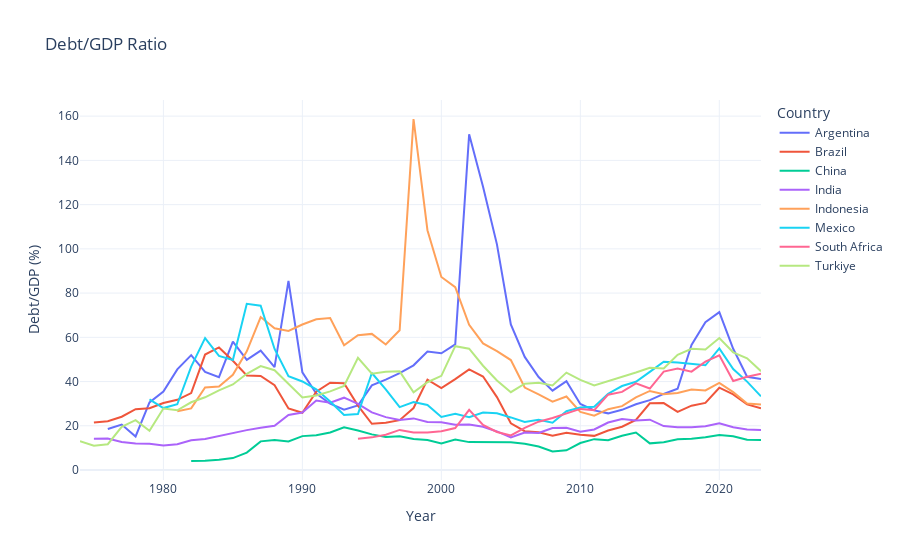

This figure's notebook cell:
### Markdown cell above
Argentina has the highest and most variable debt burden, often exceeding 100%. Countries like Turkey, Indonesia, and Mexico have intermediate ratios. Meanwhile, China, India, Brazil, and South Africa exhibit lower and more stable debt/GDP ratios, with China having the lowest, indicating relatively small debt compared to the size of its economy.

### Code cell
fig = px.line(
    df_final,
    x='Year',
    y='Debt_to_GDP_Ratio',
    color='Country', 
    title='Debt/GDP Ratio',
    labels={
        "Debt_to_GDP_Ratio": "Debt/GDP (%)"
    },
    template='plotly_white'
)

fig.show()

### Figure 1 — Plotly figure (JSON) as saved in the notebook; plotly's stock layout.template omitted (floating-point values rounded to 4 significant figures)
{"data": [{"hovertemplate": "Country=Argentina<br>Year=%{x}<br>Debt/GDP (%)=%{y}<extra></extra>", "legendgroup": "Argentina", "line": {"color": "#636efa", "dash": "solid"}, "marker": {"symbol": "circle"}, "mode": "lines", "name": "Argentina", "orientation": "v", "showlegend": true, "type": "scatter", "x": [1976, 1977, 1978, 1979, 1980, 1981, 1982, 1983, 1984, 1985, 1986, 1987, 1988, 1989, 1990, 1991, 1992, 1993, 1994, 1995, 1996, 1997, 1998, 1999, 2000, 2001, 2002, 2003, 2004, 2005, 2006, 2007, 2008, 2009, 2010, 2011, 2012, 2013, 2014, 2015, 2016, 2017, 2018, 2019, 2020, 2021, 2022, 2023], "xaxis": "x", "y": [18.57, 20.56, 15.17, 30.58, 35.5, 45.51, 51.94, 44.34, 41.96, 58.03, 49.77, 53.97, 46.51, 85.53, 44.2, 34.62, 29.99, 27.32, 29.17, 38.28, 40.84, 43.79, 47.33, 53.58, 52.8, 56.81, 151.8, 128.1, 102.0, 65.81, 51.14, 42.02, 35.89, 40.15, 29.89, 26.95, 25.62, 27.21, 29.71, 31.61, 34.39, 36.77, 56.54, 66.86, 71.41, 54.83, 42.18, 41.2], "yaxis": "y"}, {"hovertemplate": "Country=Brazil<br>Year=%{x}<br>Debt/GDP (%)=%{y}<extra></extra>", "legendgroup": "Brazil", "line": {"color": "#EF553B", "dash": "solid"}, "marker": {"symbol": "circle"}, "mode": "lines", "name": "Brazil", "orientation": "v", "showlegend": true, "type": "scatter", "x": [1975, 1976, 1977, 1978, 1979, 1980, 1981, 1982, 1983, 1984, 1985, 1986, 1987, 1988, 1989, 1990, 1991, 1992, 1993, 1994, 1995, 1996, 1997, 1998, 1999, 2000, 2001, 2002, 2003, 2004, 2005, 2006, 2007, 2008, 2009, 2010, 2011, 2012, 2013, 2014, 2015, 2016, 2017, 2018, 2019, 2020, 2021, 2022, 2023], "xaxis": "x", "y": [21.5, 22.07, 24.1, 27.48, 27.92, 30.32, 31.75, 34.8, 52.21, 55.41, 49.4, 42.75, 42.56, 38.34, 27.83, 25.87, 35.42, 39.47, 39.26, 29.1, 20.92, 21.38, 22.53, 28.02, 40.88, 37.0, 41.07, 45.5, 42.26, 32.97, 21.13, 17.54, 17.07, 15.51, 16.9, 15.95, 15.44, 17.87, 19.56, 22.68, 30.15, 30.25, 26.31, 29.1, 30.36, 37.21, 34.21, 29.69, 27.93], "yaxis": "y"}, {"hovertemplate": "Country=China<br>Year=%{x}<br>Debt/GDP (%)=%{y}<extra></extra>", "legendgroup": "China", "line": {"color": "#00cc96", "dash": "solid"}, "marker": {"symbol": "circle"}, "mode": "lines", "name": "China", "orientation": "v", "showlegend": true, "type": "scatter", "x": [1982, 1983, 1984, 1985, 1986, 1987, 1988, 1989, 1990, 1991, 1992, 1993, 1994, 1995, 1996, 1997, 1998, 1999, 2000, 2001, 2002, 2003, 2004, 2005, 2006, 2007, 2008, 2009, 2010, 2011, 2012, 2013, 2014, 2015, 2016, 2017, 2018, 2019, 2020, 2021, 2022, 2023], "xaxis": "x", "y": [4.076, 4.167, 4.651, 5.396, 7.887, 12.95, 13.59, 12.92, 15.32, 15.72, 16.99, 19.36, 17.84, 16.11, 14.94, 15.28, 14.01, 13.6, 12.05, 13.76, 12.61, 12.48, 12.65, 12.5, 11.86, 10.64, 8.411, 8.909, 12.2, 13.96, 13.46, 15.47, 16.98, 12.06, 12.59, 13.9, 14.12, 14.81, 15.84, 15.29, 13.69, 13.6], "yaxis": "y"}, {"hovertemplate": "Country=India<br>Year=%{x}<br>Debt/GDP (%)=%{y}<extra></extra>", "legendgroup": "India", "line": {"color": "#ab63fa", "dash": "solid"}, "marker": {"symbol": "circle"}, "mode": "lines", "name": "India", "orientation": "v", "showlegend": true, "type": "scatter", "x": [1975, 1976, 1977, 1978, 1979, 1980, 1981, 1982, 1983, 1984, 1985, 1986, 1987, 1988, 1989, 1990, 1991, 1992, 1993, 1994, 1995, 1996, 1997, 1998, 1999, 2000, 2001, 2002, 2003, 2004, 2005, 2006, 2007, 2008, 2009, 2010, 2011, 2012, 2013, 2014, 2015, 2016, 2017, 2018, 2019, 2020, 2021, 2022, 2023], "xaxis": "x", "y": [14.08, 14.2, 12.69, 12.03, 11.89, 11.12, 11.62, 13.42, 14.04, 15.44, 16.75, 18.04, 19.15, 19.99, 24.9, 26.01, 31.41, 30.46, 32.7, 29.91, 26.04, 23.92, 22.62, 23.34, 21.75, 21.59, 20.5, 20.53, 19.56, 17.44, 14.77, 16.97, 16.77, 18.94, 19.1, 17.33, 18.34, 21.48, 23.01, 22.44, 22.76, 19.85, 19.29, 19.28, 19.78, 21.12, 19.32, 18.35, 18.13], "yaxis": "y"}, {"hovertemplate": "Country=Indonesia<br>Year=%{x}<br>Debt/GDP (%)=%{y}<extra></extra>", "legendgroup": "Indonesia", "line": {"color": "#FFA15A", "dash": "solid"}, "marker": {"symbol": "circle"}, "mode": "lines", "name": "Indonesia", "orientation": "v", "showlegend": true, "type": "scatter", "x": [1981, 1982, 1983, 1984, 1985, 1986, 1987, 1988, 1989, 1990, 1991, 1992, 1993, 1994, 1995, 1996, 1997, 1998, 1999, 2000, 2001, 2002, 2003, 2004, 2005, 2006, 2007, 2008, 2009, 2010, 2011, 2012, 2013, 2014, 2015, 2016, 2017, 2018, 2019, 2020, 2021, 2022, 2023], "xaxis": "x", "y": [26.62, 27.88, 37.3, 37.74, 43.05, 53.67, 69.18, 64.12, 62.87, 65.81, 68.19, 68.73, 56.43, 60.95, 61.54, 56.74, 63.19, 158.7, 108.4, 87.29, 82.71, 65.65, 57.24, 53.75, 49.72, 37.3, 34.2, 30.95, 33.25, 26.26, 24.6, 27.52, 28.89, 32.84, 35.76, 34.24, 34.82, 36.44, 35.96, 39.38, 35.22, 30.02, 29.61], "yaxis": "y"}, {"hovertemplate": "Country=Mexico<br>Year=%{x}<br>Debt/GDP (%)=%{y}<extra></extra>", "legendgroup": "Mexico", "line": {"color": "#19d3f3", "dash": "solid"}, "marker": {"symbol": "circle"}, "mode": "lines", "name": "Mexico", "orientation": "v", "showlegend": true, "type": "scatter", "x": [1979, 1980, 1981, 1982, 1983, 1984, 1985, 1986, 1987, 1988, 1989, 1990, 1991, 1992, 1993, 1994, 1995, 1996, 1997, 1998, 1999, 2000, 2001, 2002, 2003, 2004, 2005, 2006, 2007, 2008, 2009, 2010, 2011, 2012, 2013, 2014, 2015, 2016, 2017, 2018, 2019, 2020, 2021, 2022, 2023], "xaxis": "x", "y": [31.94, 28.01, 29.72, 46.74, 59.65, 51.57, 49.71, 75.12, 74.32, 54.73, 42.46, 40.04, 36.48, 30.97, 24.87, 25.27, 43.86, 36.46, 28.44, 30.7, 29.44, 24.0, 25.45, 23.86, 26.03, 25.63, 23.78, 21.74, 22.74, 21.37, 26.56, 28.26, 28.62, 34.5, 37.98, 39.88, 44.34, 48.98, 48.6, 47.92, 47.35, 55.01, 45.68, 39.98, 33.31], "yaxis": "y"}, {"hovertemplate": "Country=South Africa<br>Year=%{x}<br>Debt/GDP (%)=%{y}<extra></extra>", "legendgroup": "South Africa", "line": {"color": "#FF6692", "dash": "solid"}, "marker": {"symbol": "circle"}, "mode": "lines", "name": "South Africa", "orientation": "v", "showlegend": true, "type": "scatter", "x": [1994, 1995, 1996, 1997, 1998, 1999, 2000, 2001, 2002, 2003, 2004, 2005, 2006, 2007, 2008, 2009, 2010, 2011, 2012, 2013, 2014, 2015, 2016, 2017, 2018, 2019, 2020, 2021, 2022, 2023], "xaxis": "x", "y": [14.12, 14.77, 15.96, 18.13, 17.0, 16.97, 17.57, 18.96, 27.19, 20.36, 17.2, 15.61, 19.07, 21.86, 23.49, 25.59, 27.63, 27.09, 34.06, 35.33, 39.17, 36.84, 44.52, 45.88, 44.46, 48.99, 51.9, 40.26, 42.2, 43.55], "yaxis": "y"}, {"hovertemplate": "Country=Turkiye<br>Year=%{x}<br>Debt/GDP (%)=%{y}<extra></extra>", "legendgroup": "Turkiye", "line": {"color": "#B6E880", "dash": "solid"}, "marker": {"symbol": "circle"}, "mode": "lines", "name": "Turkiye", "orientation": "v", "showlegend": true, "type": "scatter", "x": [1974, 1975, 1976, 1977, 1978, 1979, 1980, 1981, 1982, 1983, 1984, 1985, 1986, 1987, 1988, 1989, 1990, 1991, 1992, 1993, 1994, 1995, 1996, 1997, 1998, 1999, 2000, 2001, 2002, 2003, 2004, 2005, 2006, 2007, 2008, 2009, 2010, 2011, 2012, 2013, 2014, 2015, 2016, 2017, 2018, 2019, 2020, 2021, 2022, 2023], "xaxis": "x", "y": [13.08, 10.99, 11.66, 19.52, 22.54, 17.77, 27.8, 27.02, 30.63, 32.88, 36.05, 38.69, 43.52, 46.96, 45.11, 38.81, 32.81, 33.68, 35.55, 38.03, 50.71, 43.58, 44.43, 44.62, 35.14, 39.7, 42.58, 55.98, 54.84, 47.16, 40.47, 35.21, 39.05, 39.44, 38.22, 44.05, 40.76, 38.27, 40.13, 41.99, 44.08, 46.25, 45.91, 52.09, 54.79, 54.52, 59.66, 53.22, 50.48, 44.7], "yaxis": "y"}], "layout": {"legend": {"title": {"text": "Country"}, "tracegroupgap": 0}, "title": {"text": "Debt/GDP Ratio"}, "xaxis": {"anchor": "y", "domain": [0, 1], "title": {"text": "Year"}}, "yaxis": {"anchor": "x", "domain": [0, 1], "title": {"text": "Debt/GDP (%)"}}}}
